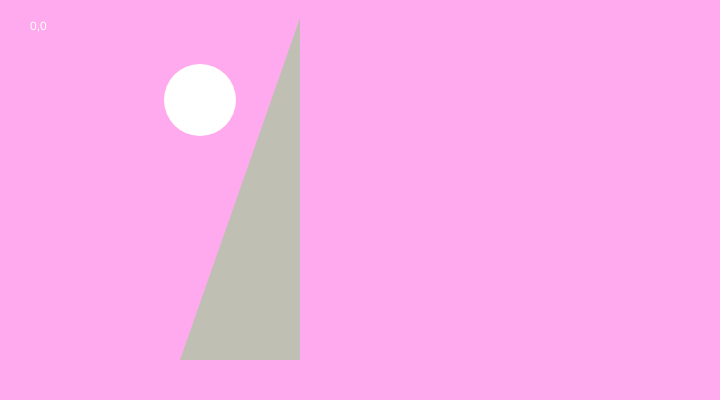
Frame 1 (no input)
Frame 60 (no input): identical to frame 1, image omitted
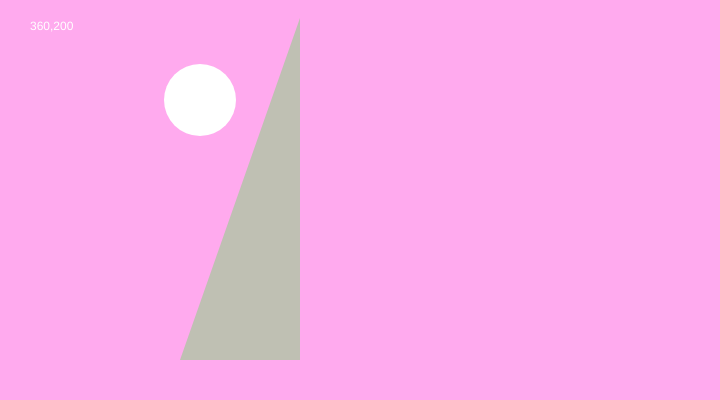
Frame 120 (the mouse pressed at the canvas centre since frame 60)

The p5.js sketch that drew these frames (run headless with seeded random() and noise() and a simulated clock; from frame 60 on, the mouse is pressed at the canvas centre):

// p5.js sketch
// ── sketch.js
function setup() {
  // Sets the screen to be 720 pixels wide and 400 pixels high
  createCanvas(720, 400);
}

function draw(){
  background('#fae');
  noStroke();

  fill(300);
  ellipse(200, 100, 72, 72);


  fill('rgba(0,255,0, 0.25)');
  triangle(300, 18, 180, 360, 300, 360);

  fill(255);
  text(mouseX + ',' + mouseY ,30,30);
}
function mouseReleased(){
  console, log(mouseX + ',' + mouseY);
}
